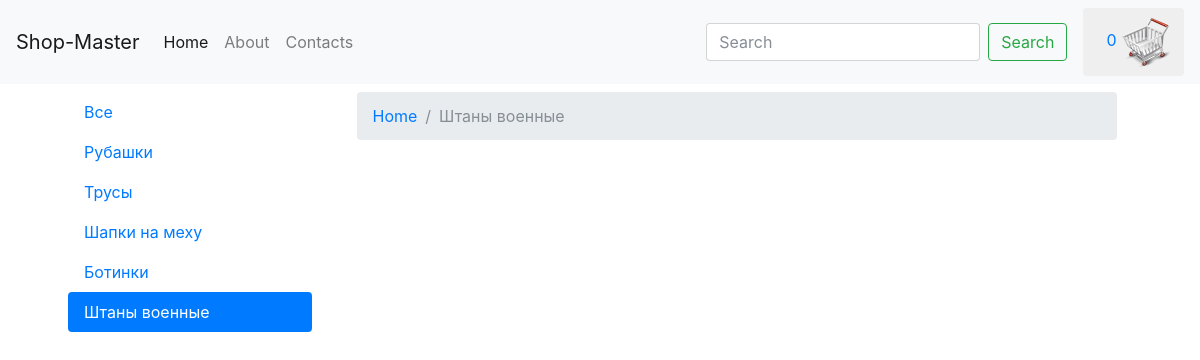
/cat.php?id=9, run on the app's committed database.
### tables this page shows
CREATE TABLE `categories` (
  `id` int(11) NOT NULL,
  `title` varchar(255) NOT NULL,
  `image` varchar(255) NOT NULL
);

### cat.php (the view, shortened to what this page needs)
<?php
  include "configs/db.php";
  include "parts/header.php";
$sql = "SELECT * FROM categories WHERE id =" . $_GET["id"];
$result = $conn->query($sql);
$category = mysqli_fetch_assoc($result);
?>
<nav aria-label="breadcrumb">
  <ol class="breadcrumb">
    <li class="breadcrumb-item"><a href="/">Home</a></li>
    <li class="breadcrumb-item active" aria-current="page"><?php echo $category['title']; ?></li>
  </ol>
</nav>
<?php
  include "parts/footer.php"
?>

### parts/cat_nav.php
<div class="nav flex-column nav-pills" id="v-pills-tab" role="tablist" aria-orientation="vertical">
    <a class="nav-link
    <?php if(!isset($_GET["id"])) {?> active <?php } ?>" href="/">Все</a>
        <?php
            $sql = "SELECT * FROM categories";
            $result = $conn->query($sql);
            while ($row = mysqli_fetch_assoc($result)) {
                if(isset($_GET["id"]) && $_GET["id"] == $row['id']) {
                echo "<a class='nav-link active' href='/cat.php?id=" . $row['id'] . "'>" . $row['title'] . "</a>";
            } else {
                echo "<a class='nav-link' href='/cat.php?id=" . $row['id'] . "'>" . $row['title'] . "</a>";
                }
            };
        ?>
</div>

### data on the page
categories: title "Рубашки"
categories: title "Трусы"
categories: title "Шапки на меху"
categories: title "Ботинки"
categories: title "Штаны военные"
